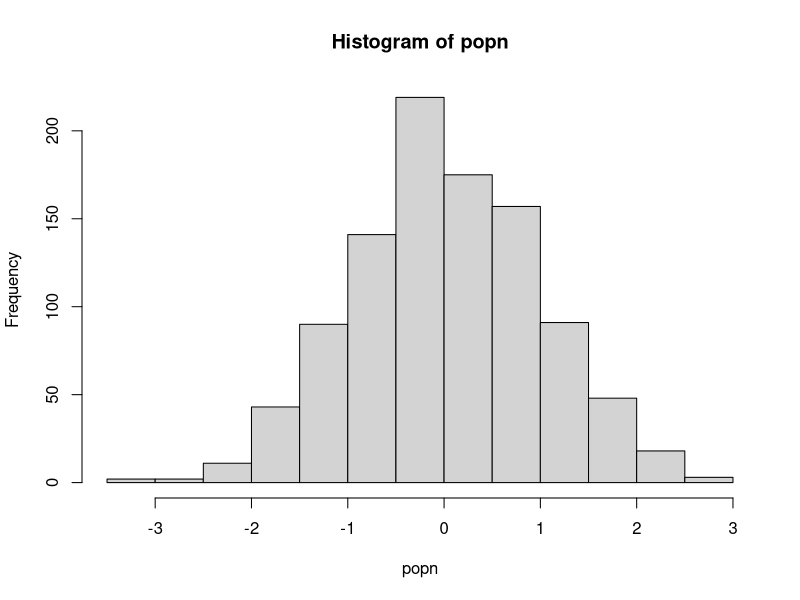

Write the R code that produced this figure.
#Language: R
#Auther: Cong Liu (cong.liu20@imperial.ac.uk)
#Script: sample.R
#Work Path: CMEECourseWork/Week3/Code
#Input:
#Function: Exemplify vectorization
#Output:
#Usage: Rscript sample.R
#Date: Oct, 2020

######### Functions ##########

## A function to take a sample of size n from a population "popn" and return its mean
myexperiment <- function(popn,n){
  pop_sample <- sample(popn, n, replace = FALSE)
  return(mean(pop_sample))
}

## Calculate means using a for loop without preallocation:
loopy_sample1 <- function(popn, n, num){
  result1 <- vector() #Initialize empty vector of size 1 
  for(i in 1:num){
    result1 <- c(result1, myexperiment(popn, n))
  }
  return(result1)
}

## To run "num" iterations of the experiment using a for loop on a vector with preallocation:
loopy_sample2 <- function(popn, n, num){
  result2 <- vector(,num) #Preallocate expected size
  for(i in 1:num){
    result2[i] <- myexperiment(popn, n)
  }
  return(result2)
}

## To run "num" iterations of the experiment using a for loop on a list with preallocation:
loopy_sample3 <- function(popn, n, num){
  result3 <- vector("list", num) #Preallocate expected size
  for(i in 1:num){
    result3[[i]] <- myexperiment(popn, n)
  }
  return(result3)
}


## To run "num" iterations of the experiment using vectorization with lapply:
lapply_sample <- function(popn, n, num){
  result4 <- lapply(1:num, function(i) myexperiment(popn, n))
  return(result4)
}

## To run "num" iterations of the experiment using vectorization with lapply:
sapply_sample <- function(popn, n, num){
  result5 <- sapply(1:num, function(i) myexperiment(popn, n))
  return(result5)
}

popn <- rnorm(1000) # Generate the population
hist(popn)

n <- 20 # sample size for each experiment
num <- 1000 # Number of times to rerun the experiment

print("The loopy, non-preallocation approach takes:" )
print(system.time(loopy_sample1(popn, n, num)))

print("The loopy, but with preallocation approach takes:" )
print(system.time(loopy_sample2(popn, n, num)))

print("The loopy, non-preallocation approach on a list takes:" )
print(system.time(loopy_sample3(popn, n, num)))

print("The vectorized sapply approach takes:" )
print(system.time(sapply_sample(popn, n, num)))

print("The vectorized lapply approach takes:" )
print(system.time(lapply_sample(popn, n, num)))
